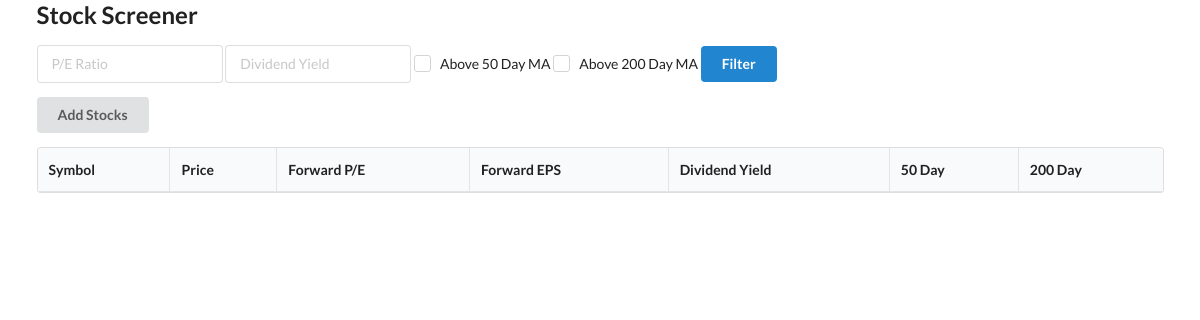
The app's page /, older data.
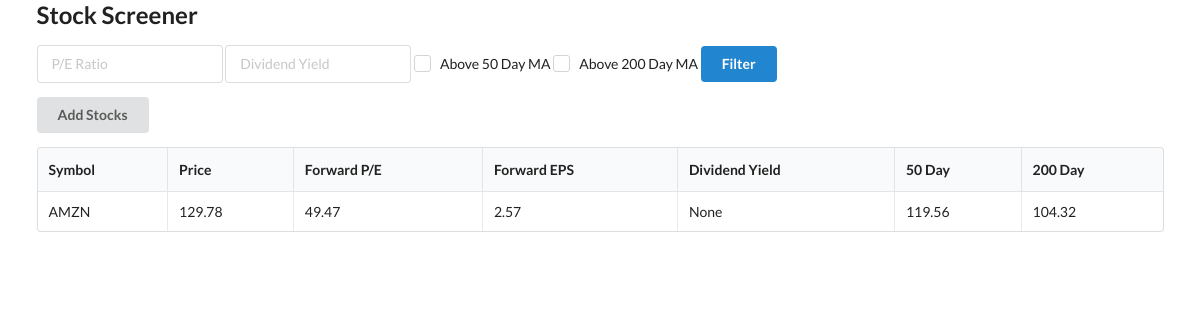
The same page, newer data.
### models.py (models this page shows)
class Stock(Base):
    __tablename__ = "stocks"
    id = Column(Integer, primary_key=True, index=True)
    symbol = Column(String, unique=True, index=True)
    price = Column(Numeric(10,2))
    forward_pe = Column(Numeric(10,2))
    forward_eps = Column(Numeric(10,2))
    dividend_yield = Column(Numeric(10,2))
    ma50 = Column(Numeric(10,2))
    ma200 = Column(Numeric(10,2))

### main.py (the view)
@app.get("/")
def home(request: Request, forward_pe = None, dividend_yield = None, ma50 = None, ma200 = None, db: Session = Depends(get_db)):
    stocks = db.query(Stock)
    if forward_pe:
        stocks = stocks.filter(Stock.forward_pe < forward_pe)
    if dividend_yield:
        stocks = stocks.filter(Stock.dividend_yield > dividend_yield)
    if ma50:
        stocks = stocks.filter(Stock.price > Stock.ma50)
    if ma200:
        stocks = stocks.filter(Stock.price > Stock.ma200)
    return templates.TemplateResponse("home.html", {
        "request": request,
        "stocks": stocks,
        "dividend_yield": dividend_yield,
        "forward_pe": forward_pe,
        "ma50": ma50,
        "ma200": ma200,
    })

### templates/home.html (shortened to what this page needs)
{% extends "layout.html" %}
{% block content %}
<form>
  <div class="ui input">
      <input name="forward_pe" type="text" placeholder="P/E Ratio"
      value="{{forward_pe or ''}}">
  </div>
  <div class="ui input">
      <input name="dividend_yield" type="text" placeholder="Dividend Yield" value="{{dividend_yield or ''}}">
  </div>
  <div class="ui checkbox">
      <label>Above 50 Day MA</label>
  </div>
  <div class="ui checkbox">
      <label>Above 200 Day MA</label>
  </div>
  <button type="submit" class="ui blue button">Filter</button>
</form>
<div>
  <button id="add_stocks" class="ui button">
    Add Stocks
  </button>
</div>
<table class="ui celled table">
    <thead>
      <tr>
        <th>Symbol</th>
        <th>Price</th>
        <th>Forward P/E</th>
        <th>Forward EPS</th>
        <th>Dividend Yield</th>
        <th>50 Day</th>
        <th>200 Day</th>
    </tr></thead>
    <tbody>
      {% for stock in stocks %}
      <tr>
        <td>{{ stock.symbol }}</td>
        <td>{{ stock.price }}</td>
        <td>{{ stock.forward_pe }}</td>
        <td>{{ stock.forward_eps }}</td>
        <td>{{ stock.dividend_yield }}</td>
        <td>{{ stock.ma50 }}</td>
        <td>{{ stock.ma200 }}</td>
      </tr>
      {% endfor %}
    </tbody>
  </table>
{% endblock %}

Row changes from the older to the newer data that the page shows:
added Stock: symbol "AMZN", price "129.78", forward_pe "49.47", forward_eps "2.57", dividend_yield "None", ma50 "119.56", ma200 "104.32"
